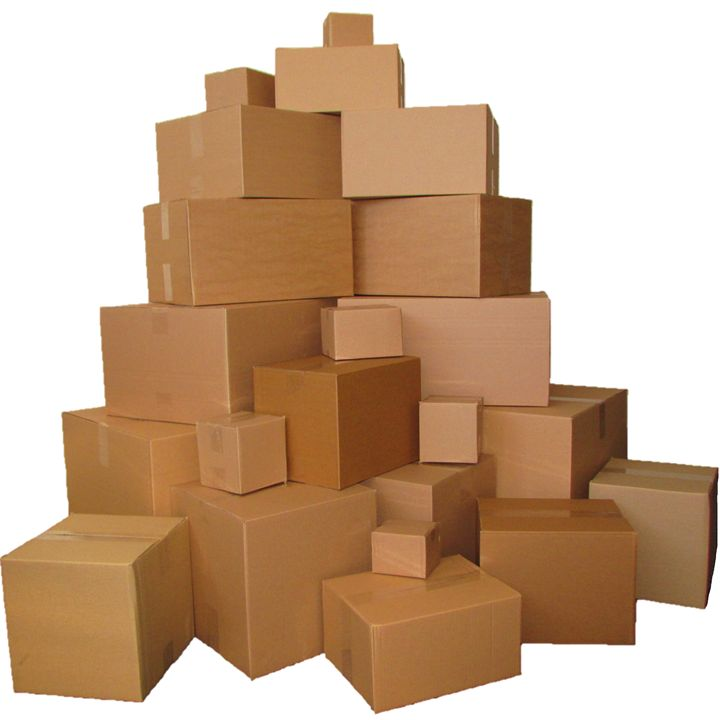
#> input picture example_images/boxes.jpg, 720 x 720 px
$ python corner_detection.py
#> lines starting #> are read from the running program, lines starting #| are printed output that depends on the picture; after the words box and inside, x2 and y2 are one past the last pixel; in counts of white or black regions, pixels touching at a corner belong together
import numpy as np
import cv2

img = cv2.imread("example_images/boxes.jpg")
#> img is the input picture: shape (720, 720, 3); mean B, G, R 144.2, 170.5, 200.4
img_copy = img.copy()
img_grey = cv2.cvtColor(img, cv2.COLOR_BGR2GRAY)
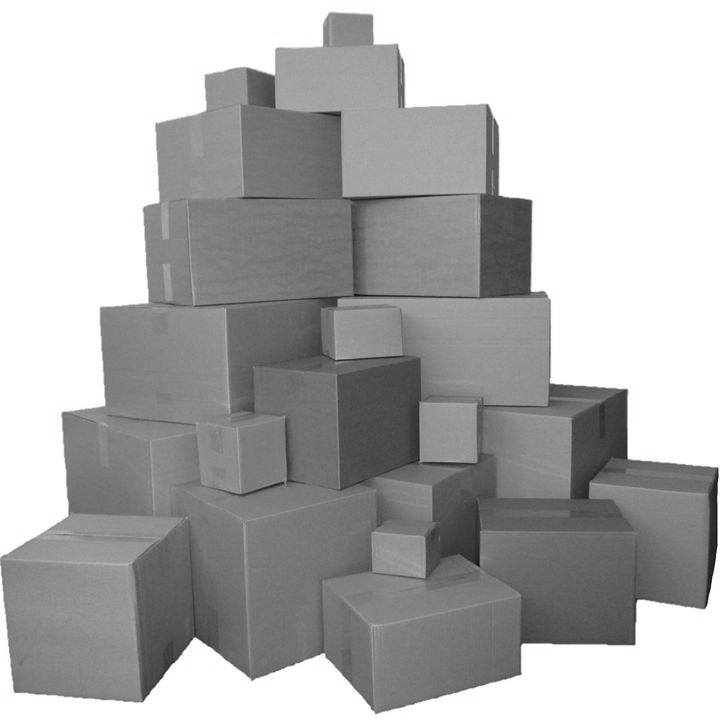
#> img_grey: shape (720, 720); min 9, max 255, mean 176.5
img_grey = np.float32(img_grey)

# Harris Corner Detection
dst = cv2.cornerHarris(img_grey, blockSize=6, ksize=3, k=0.04)
img_copy[dst > 0.01*dst.max()] = [0, 0, 255]
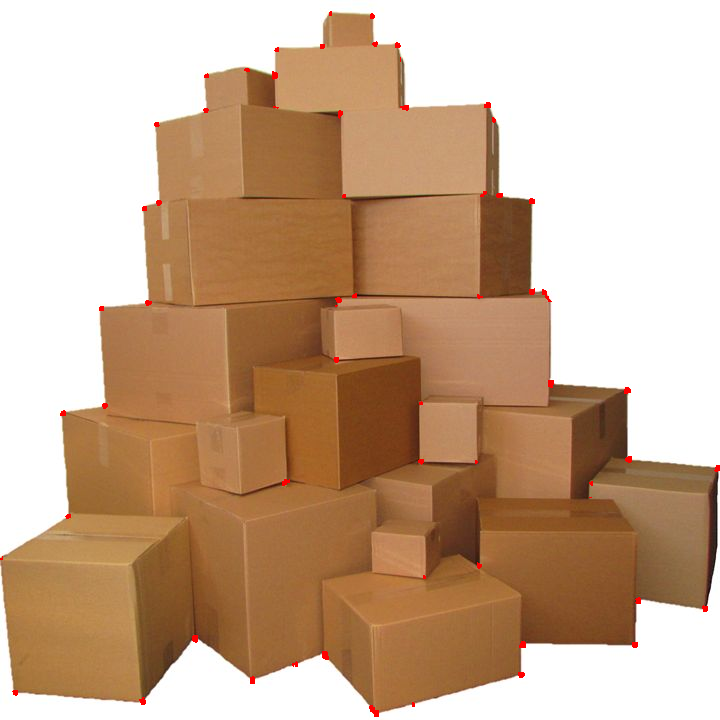
#> img_copy: shape (720, 720, 3); 0.33% of pixels changed, all inside (x1, y1, x2, y2) = (0, 11, 720, 717)
cv2.imshow("Harris_corner_detection", img_copy)
cv2.waitKey(0)

# Shi-Tomasi Corner Detection
img_copy = img.copy()
corners = cv2.goodFeaturesToTrack(img_grey, maxCorners=100, qualityLevel=0.01, minDistance=10)
#> corners = 100 rows, first 8: [717, 468], [626, 390], [634, 644], [324, 654], [628, 458], [520, 673], [499, 194], [638, 600]
corners = np.int0(corners)
for i in corners:
    x, y = i.ravel()
    cv2.circle(img_copy, (x, y), 3, 255, -1)
#> this loop made 100 passes
#> (x, y) on passes 1 to 12: (717, 468), (626, 390), (634, 644), (324, 654), (628, 458), (520, 673), (499, 194), (638, 600), (194, 638), (252, 679), (704, 608), (487, 104)
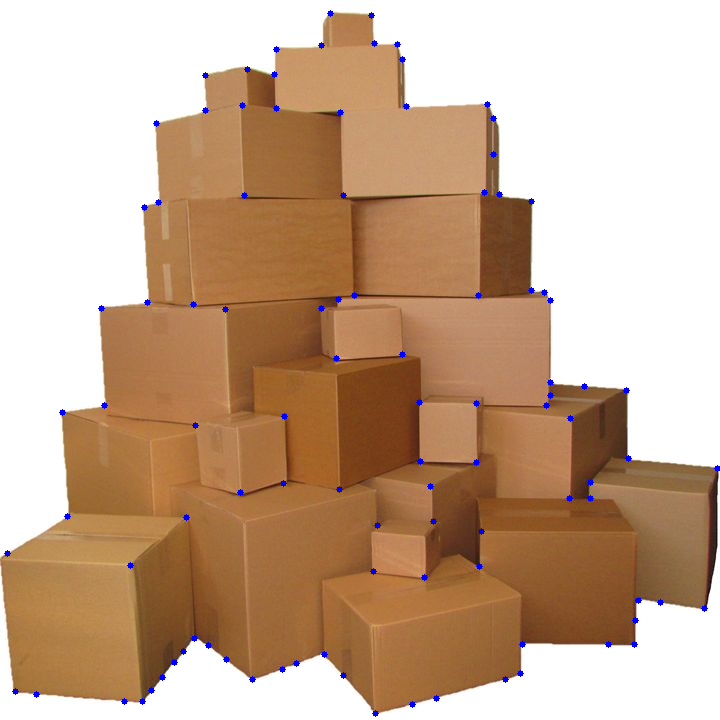
#> img_copy: shape (720, 720, 3); 0.56% of pixels changed, all inside (x1, y1, x2, y2) = (4, 10, 720, 717)

cv2.imshow("Shi-Tomashi Corner Detection", img_copy)
cv2.waitKey(0)
cv2.destroyAllWindows()

$ run again, with example_images/coins.jpg copied over example_images/boxes.jpg
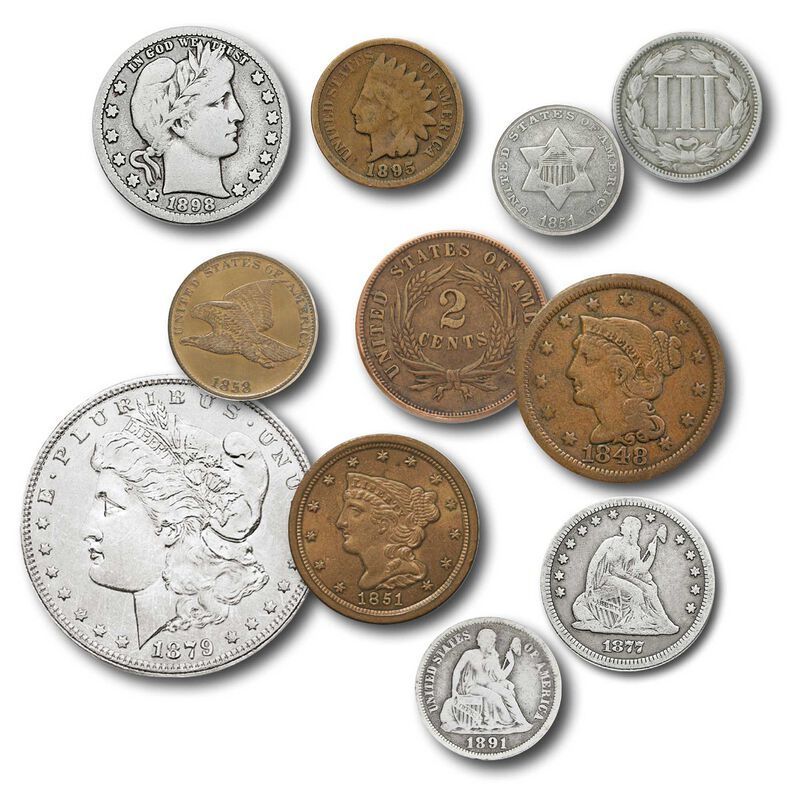
#> input picture example_images/coins.jpg, 800 x 800 px
#> img is the input picture: shape (800, 800, 3); mean B, G, R 191.1, 198.9, 205
#> `img_copy[dst > 0.01*dst.max()] = [0, 0, 255]`:
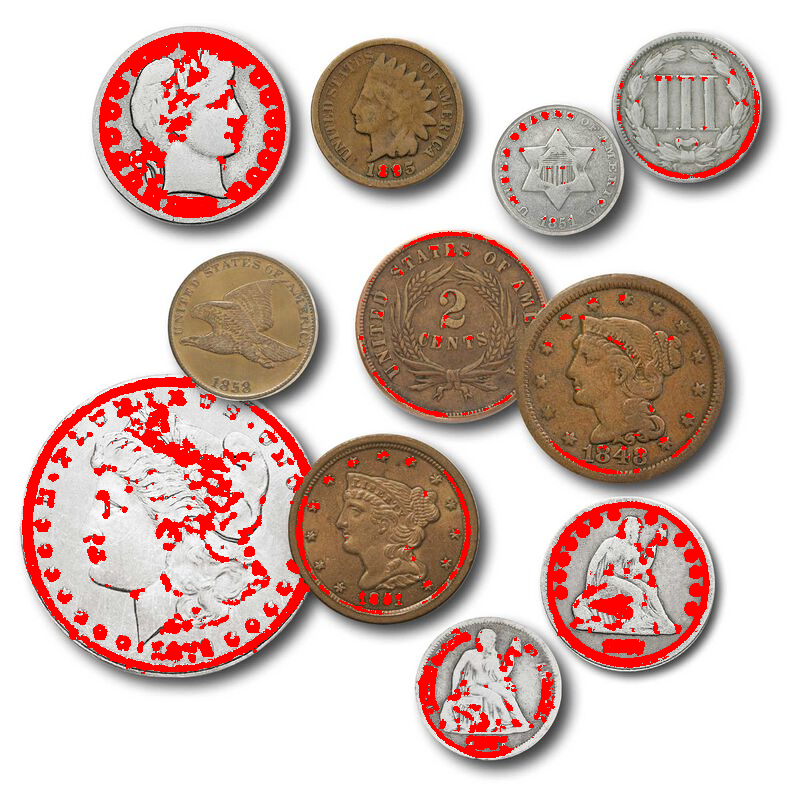
#> img_copy: shape (800, 800, 3); 7.75% of pixels changed, all inside (x1, y1, x2, y2) = (22, 32, 760, 758)
#> corners = 100 rows, first 8: [258, 82], [211, 51], [120, 92], [273, 142], [129, 65], [149, 52], [160, 51], [113, 115]
#> the loop `for i in corners:` made 100 passes
#> after the loop `for i in corners:`:
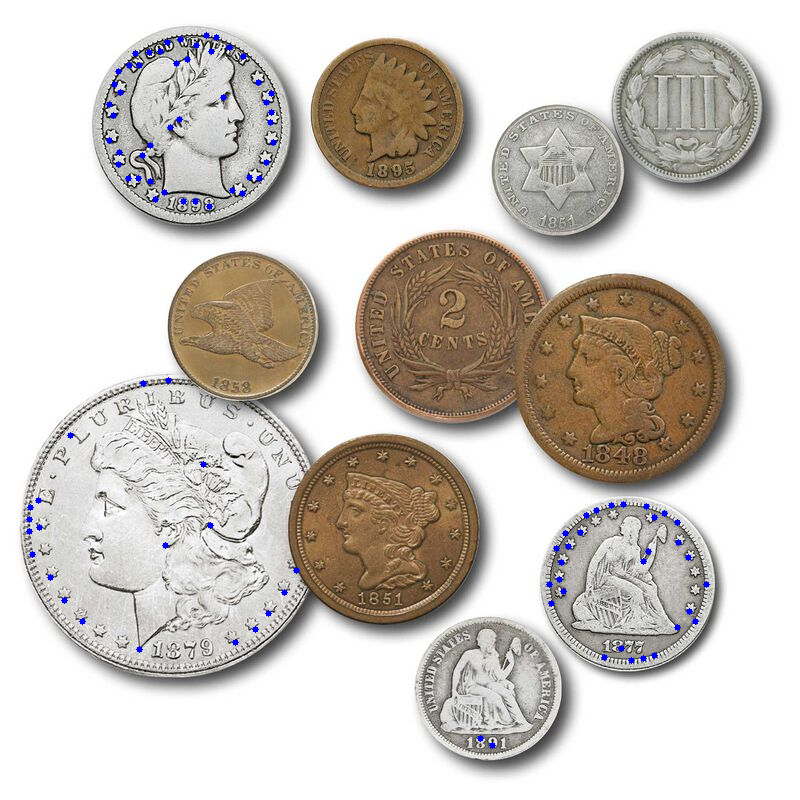
#> img_copy: shape (800, 800, 3); 0.45% of pixels changed, all inside (x1, y1, x2, y2) = (26, 32, 710, 749)
